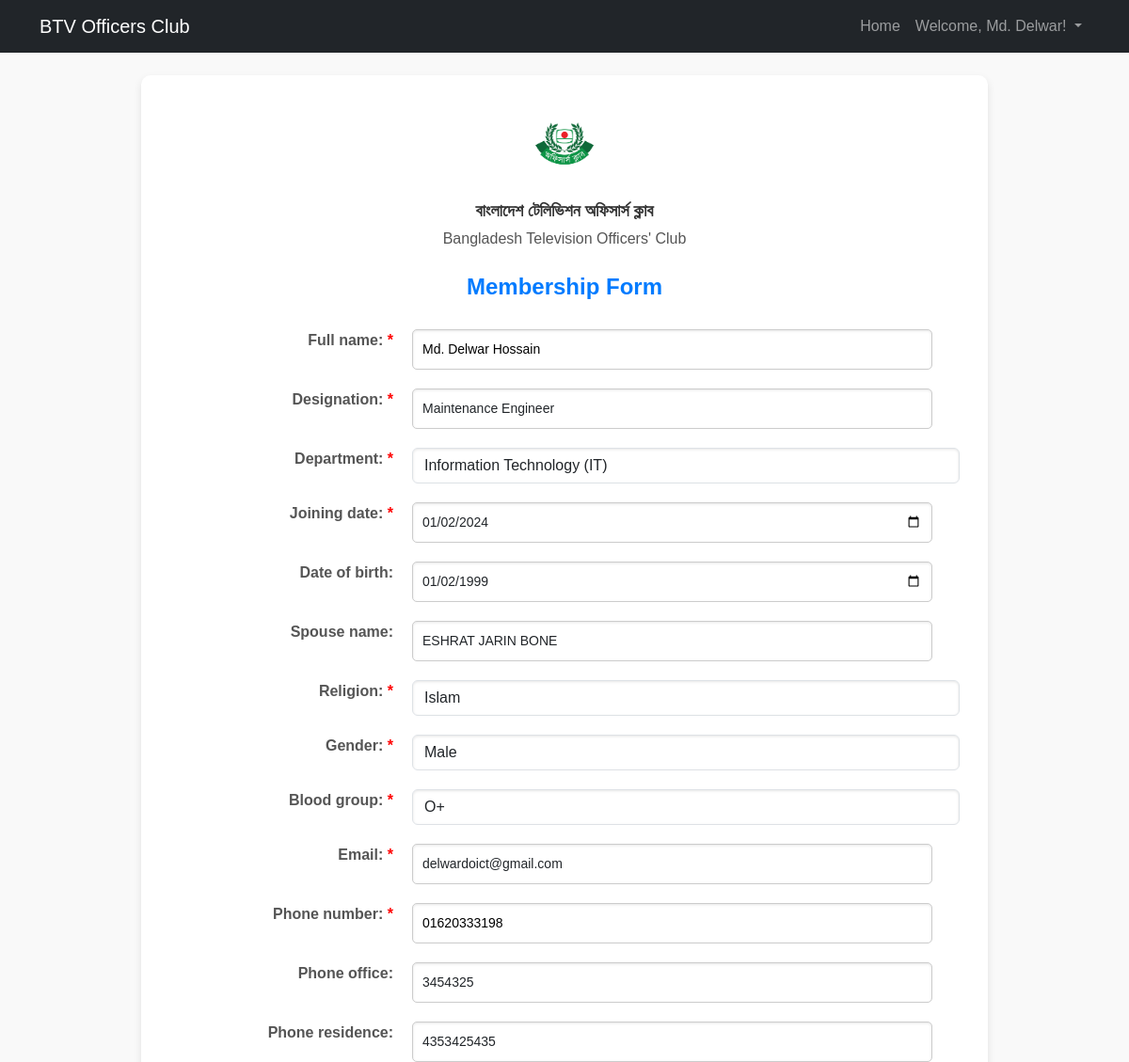
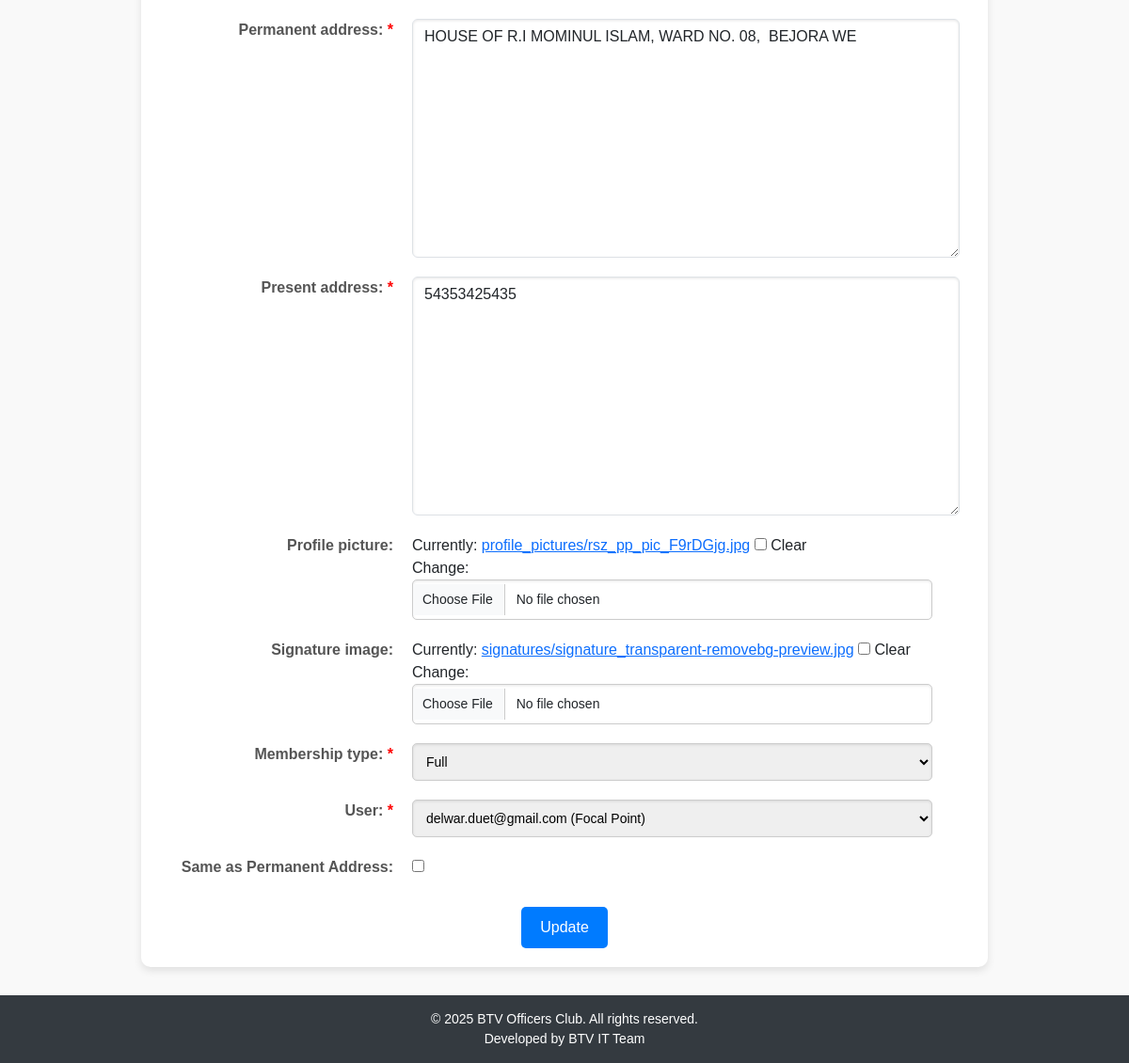
Screenshot of /accounts/update_info_and_full_membership/ (signed in) with the database file from the repository (2 pictures, top to bottom).
### accounts/models.py (models this page shows, shortened)
class CustomUser(AbstractBaseUser, PermissionsMixin):
    ROLE_CHOICES = [
        ('member', 'Member'),
        ('focal_point', 'Focal Point'),
        ('general_secretary', 'General Secretary'),
        ('president', 'President'),
        ('superuser', 'Superuser'),
    ]
    DEPARTMENT_CHOICES = [
        ('administration', 'Administration'),
        ('finance_accounting', 'Finance & Accounting'),
        ('program', 'Program'),
        ('news', 'News'),
        ('engineering', 'Engineering'),
        ('design', 'Design'),
        ('licensing', 'Licensing'),
        ('camera', 'Camera'),
        ('information_technology', 'Information Technology (IT)'),
        ('sales', 'Sales'),
        ('security', 'Security'),
    ]
    first_name = models.CharField(max_length=30)
    last_name = models.CharField(max_length=30)
    email = models.EmailField(unique=True)
    password = models.CharField(max_length=255)
    is_active = models.BooleanField(default=False)
    is_admin = models.BooleanField(default=False)
    is_staff = models.BooleanField(default=False)
    department = models.CharField(max_length=50, choices=DEPARTMENT_CHOICES, default='member')
    role = models.CharField(max_length=20, choices=ROLE_CHOICES, default='Information Technology (IT)')
    objects = CustomUserManager()
    USERNAME_FIELD = 'email'
    REQUIRED_FIELDS = ['first_name', 'last_name']
    def __str__(self):
        return f"{self.email} ({self.get_role_display()})"

class ClubMember(models.Model):
    GENDER_CHOICES = [
        ('male', 'Male'),
        ('female', 'Female'),
        ('other', 'Other'),
    ]
    BLOOD_GROUP_CHOICES = [
        ('A+', 'A+'),
        ('A-', 'A-'),
        ('B+', 'B+'),
        ('B-', 'B-'),
        ('O+', 'O+'),
        ('O-', 'O-'),
        ('AB+', 'AB+'),
        ('AB-', 'AB-'),
    ]
    RELIGION_CHOICES = [
        ('islam', 'Islam'),
        ('hinduism', 'Hinduism'),
        ('christianity', 'Christianity'),
        ('buddhism', 'Buddhism'),
        ('other', 'Other'),
    ]
    MEMBERSHIP_TYPE_CHOICES = [
        ('full', 'Full'),
        ('associate', 'Associate'),
    ]
    DEPARTMENT_CHOICES = [
        ('administration', 'Administration'),
        ('finance_accounting', 'Finance & Accounting'),
        ('program', 'Program'),
        ('news', 'News'),
        ('engineering', 'Engineering'),
        ('design', 'Design'),
        ('licensing', 'Licensing'),
        ('camera', 'Camera'),
        ('information_technology', 'Information Technology (IT)'),
        ('sales', 'Sales'),
        ('security', 'Security'),
    ]
    full_name = models.CharField(max_length=200)
    designation = models.CharField(max_length=100)
    department = models.CharField(max_length=100, choices=DEPARTMENT_CHOICES)
    joining_date = models.DateField(default=now)  # Default to the current date
    date_of_birth = models.DateField(null=True, blank=True)
    spouse_name = models.CharField(max_length=100, blank=True, null=True)
    religion = models.CharField(max_length=50, choices=RELIGION_CHOICES)
    gender = models.CharField(max_length=10, choices=GENDER_CHOICES)
    blood_group = models.CharField(max_length=3, choices=BLOOD_GROUP_CHOICES)
    email = models.EmailField(unique=True)
    phone_number = models.CharField(max_length=15)
    phone_office = models.CharField(max_length=15, blank=True, null=True)
    phone_residence = models.CharField(max_length=15, blank=True, null=True)
    permanent_address = models.TextField()
    present_address = models.TextField()
    profile_picture = models.ImageField(upload_to='profile_pictures/', blank=True, null=True)
    signature_image = models.ImageField(upload_to='signatures/', blank=True, null=True)
    membership_type = models.CharField(max_length=50, choices=MEMBERSHIP_TYPE_CHOICES, default='associate')
    user = models.OneToOneField(CustomUser, on_delete=models.CASCADE, related_name='club_member')

### accounts/views.py (the view)
# urls.py: path('update_info_and_full_membership/', views.update_info_and_full_membership, name='update_info_and_full_membership'),
def update_info_and_full_membership(request):
    user = request.user  # Assuming the user is logged in
    club_member = get_object_or_404(ClubMember, user=user)
    if request.method == 'POST':
        form = ClubMemberForm(request.POST, request.FILES, instance=club_member)
        if form.is_valid():
            form.save()
    else:
        form = ClubMemberForm(instance=club_member)
    return render(request, 'accounts/update_info_and_full_membership.html', {'form': form})

### accounts/templates/accounts/update_info_and_full_membership.html (shortened to what this page needs)
<!DOCTYPE html>
<html lang="en">
<head>
    {% load static %}
    <link href="https://cdn.jsdelivr.net/npm/bootstrap@5.3.0/dist/css/bootstrap.min.css" rel="stylesheet">
</head>
<body>
    <header>
        <nav class="navbar navbar-expand-lg navbar-dark bg-dark fixed-top">
            <div class="container">
                <a class="navbar-brand" href="{% url 'home' %}">BTV Officers Club</a>
                <div class="collapse navbar-collapse" id="navbarNav">
                    <ul class="navbar-nav ms-auto">
                        <li class="nav-item">
                            <a class="nav-link" href="{% url 'home' %}">Home</a>
                        </li>
                        {% if user.is_authenticated %}
                        <li class="nav-item dropdown">
                            <a class="nav-link dropdown-toggle" href="#" id="navbarDropdown" role="button" data-bs-toggle="dropdown" aria-haspopup="true" aria-expanded="false">
                                Welcome, {{ user.first_name }}!
                            </a>
                        </li>
                        {% else %}
                        <li class="nav-item">
                            <a class="nav-link" href="{% url 'login' %}">Login</a>
                        </li>
                        {% endif %}
                    </ul>
                </div>
            </div>
        </nav>
    </header>
    <div class="form-container">
        <div class="logo-container">
            <img src="{% static 'images/btvclub_logo.png' %}" alt="BTV Club Logo" class="club-logo">
            <div class="club-title">
                <h2 class="bangla-text">বাংলাদেশ টেলিভিশন অফিসার্স ক্লাব</h2>
                <h2 class="english-text">Bangladesh Television Officers' Club</h2>
            </div>
        </div>
        <h3 class="membership-form-header">Membership Form</h3>
        <form method="post" enctype="multipart/form-data">
            <table>
                {% for field in form.visible_fields %}
                <tr>
                    <td>
                        {{ field.label_tag }}
                        {% if field.field.required %}
                        <span class="required-field">*</span>
                        {% endif %}
                    </td>
                    <td>
                        {{ field }}
                    </td>
                </tr>
                {% endfor %}
            </table>
            <div class="submit-btn">
                <input type="submit" value="Update">
            </div>
        </form>
    </div>
    <footer>
        <p>&copy; 2025 BTV Officers Club. All rights reserved.</p>
        <p>Developed by BTV IT Team</p>
    </footer>
</body>
</html>

### accounts/templates/accounts/update_info_and_full_membership.html (style rules this page uses)
body { font-family: 'Arial', sans-serif; margin: 0; padding: 0; background-color: #f9f9f9; }
.form-container { max-width: 900px; margin: 80px auto 20px; padding: 20px; background-color: #fff; border-radius: 10px; box-shadow: 0 4px 8px rgba(0, 0, 0, 0.1); }
.logo-container { display: flex; flex-direction: column; align-items: center; margin-bottom: 20px; }
.club-logo { width: 120px; height: auto; }
.club-title { text-align: center; }
.bangla-text { font-size: 18px; font-weight: bold; color: #333; }
.english-text { font-size: 16px; color: #555; }
.membership-form-header { text-align: center; font-size: 24px; font-weight: bold; margin-bottom: 20px; color: #007bff; }
table { width: 100%; border-collapse: collapse; margin-top: 10px; }
table td { padding: 10px; vertical-align: top; }
table td:first-child { text-align: right; font-weight: bold; width: 30%; color: #555; }
input[type="text"], input[type="email"], input[type="date"], input[type="file"], select, textarea { width: 95%; padding: 10px; border: 1px solid #ccc; border-radius: 5px; font-size: 14px; box-shadow: inset 0 1px 3px rgba(0, 0, 0, 0.1); }
textarea { resize: vertical; }
.submit-btn { text-align: center; margin-top: 20px; }
input[type="submit"] { padding: 10px 20px; font-size: 16px; color: #fff; background-color: #007bff; border: none; border-radius: 5px; cursor: pointer; transition: background-color 0.3s ease; }
span.required-field { color: red; font-weight: bold; }
footer { background-color: #343a40; color: white; text-align: center; padding: 15px 0; margin-top: 30px; }
footer p { margin: 0; font-size: 14px; }

### rows the page displays
CustomUser: first_name "Md. Delwar"
ClubMember: visible_fields "Md. Delwar Hossain" "Maintenance Engineer" "Information Technology (IT)" "01/02/2024" "01/02/1999" "ESHRAT JARIN BONE" "Islam" "Male" "O+" "delwardoict@gmail.com" "01620333198" "3454325" "4353425435" "HOUSE OF R.I MOMINUL ISLAM, WARD NO. 08, BEJORA WE" "54353425435" "Full" "delwar.duet@gmail.com (Focal Point)"

### other values shown
{{ field.label_tag }} "Full name:" "Designation:" "Department:" "Joining date:" "Date of birth:" "Spouse name:" "Religion:" "Gender:" "Blood group:" "Email:" "Phone number:" "Phone office:" "Phone residence:" "Permanent address:" "Present address:" "Profile picture:" "Signature image:" "Membership type:" "User:" "Same as Permanent Address:"
